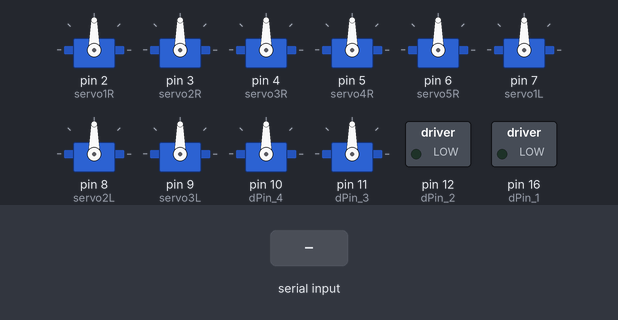
A sketch run on a simulated Arduino Uno, built with avr-gcc and run on an emulated ATmega328P. Shown: 10 × servo, switched loads named in the sketch (green lamp = pin HIGH). The inputs (shaded band) are chosen by the test bench.

Above: at 1.2 s.
1.3 s: "+" received over Serial
At 2.3 s:
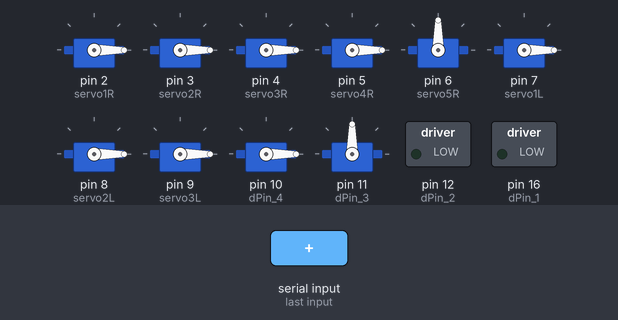
Timing chart, 0 to 4.3 s (numbered marks = the images above; inputs shaded):
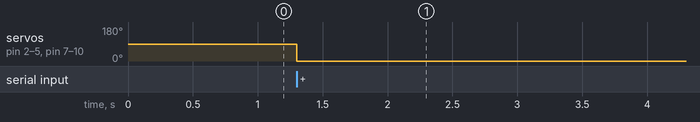

The sketch:

Arduino.ino
```cpp
//Android msg: "010,100,095,120,1,0,0,1,0,0,0,0,+"
//SL1=10,SL2=100,SL3=95,SL4=120,Claw=closed,Symmetry=no,LR=L,Direction=up

//#include <SoftwareSerial.h>
#include <Servo.h>

/*int bluetoothTx = 3;
 int bluetoothRx = 2;
 SoftwareSerial bluetooth(bluetoothTx, bluetoothRx);
 */

//Variables from android
int Bar1, Bar2, Bar3, Bar4, Close, Symmetry, Arm, Up, Down, Left, Right, Stop;
//Android input string
String inString ="";
//Complete string received
int readOk=0;
//Servo declarations
Servo servo1R, servo2R, servo3R, servo4R, servo5R, servo1L, servo2L, servo3L, servo4L, servo5L;
//Positions of servos
int pos1L, pos2L, pos3L, pos4L, pos5L, pos1R, pos2R, pos3R, pos4R, pos5R;
//Endstops
//int EndStopL=15, EndStopR=16;
//Motor pins
int dPin_1 = 16;
int dPin_2 = 12;
int dPin_3 = 11;
int dPin_4 = 10;

/******SETUP FUNCTION*******************************/
void setup(){
  Serial.begin(9600);
  Serial.flush();
  //  pinMode(EndStopR, INPUT);
  //  pinMode(EndStopL, INPUT);
  pinMode(dPin_1, OUTPUT);
  pinMode(dPin_2, OUTPUT);
  pinMode(dPin_3, OUTPUT);
  pinMode(dPin_4, OUTPUT);
  servo1R.attach(2);// Cambiar todas las variables a pines correctos
  servo2R.attach(3);
  servo3R.attach(4);
  servo4R.attach(5);
  servo5R.attach(6);
  servo1L.attach(7);
  servo2L.attach(8);
  servo3L.attach(9);
  servo4L.attach(10);
  servo5L.attach(11);
  //bluetooth.begin(9600);
}

/******BT READ FROM ANDROID*************************/
int readFromAndroid(){
  char toSend =(char) Serial.read();// (char)bluetooth.read();
  inString+=toSend;
  if(toSend=='+'){
    //Serial.println(inString);
    return readOk=1;
  }
}

/******PARSE INPUT MESSAGE**************************/
void parseMessage(){
  Bar1=inString.substring(0,3).toInt();
  Bar2=inString.substring(4,7).toInt();
  Bar3=inString.substring(8,11).toInt();
  Bar4=inString.substring(12,15).toInt();
  Close=inString.substring(16,17).toInt();
  Symmetry=inString.substring(18,19).toInt();
  Arm=inString.substring(20,21).toInt();
  Up=inString.substring(22,23).toInt();
  Down=inString.substring(24,25).toInt();
  Left=inString.substring(26,27).toInt();
  Right=inString.substring(28,29).toInt();
  Stop=inString.substring(30,31).toInt();
}

/******PROCESS DATA*********************************/
void processData(){

  if(Arm==1){  //If right arm is selected, set values to right servos
    pos1R=Bar1;
    pos2R=Bar2;
    pos3R=Bar3;
    pos4R=Bar4;
  }
  else{        //Else set to left ones
    pos1L=Bar1;
    pos2L=Bar2;
    pos3L=Bar3;
    pos4L=Bar4;
  }

  if(Symmetry==1){  //If symmetry is checked, set inverted values for each arm's link
    pos1L=Bar1;
    pos1R=-Bar1;
    pos2L=Bar2;
    pos2R=-Bar2;
    pos3L=Bar3;
    pos3R=-Bar3;
    pos4L=Bar4;
    pos4R=-Bar4;
    pos5L=Close;
    pos5R=Close;
  }

}


/******WRITE DATA TO ACTUATORS**********************/
void writeData(){
  /*Serial.print("servo 1L:");
   Serial.println(pos1L);
   Serial.print("servo 1R:");
   Serial.println(pos1R);*/

  servo1R.write(pos1R);
  servo2R.write(pos2R);
  servo3R.write(pos3R);
  servo4R.write(pos4R);
  servo1L.write(pos1L);
  servo2L.write(pos2L);
  servo3L.write(pos3L);
  servo4L.write(pos4L);


  /*if(Close==1 && Arm==1){
   int postmp=0;
   while(1){
   servo5R.write(postmp);
   postmp++;
   if( digitalRead(EndStopR)==HIGH)
   break;
   delay(10);
   }
   }
   else if(Close==1 && Arm==0){
   int postmp=0;
   while(1){
   servo5L.write(postmp);
   postmp++;
   if( digitalRead(EndStopL)==HIGH)
   break;
   delay(10);
   }
   }*/

  if(Up==1)
    front();
  if(Down==1)
    back();
  if(Left==1)
    left();
  if(Right==1)
    right();
  if (Stop==1)
    stopAll();

}


/******MAIN EXECUTION LOOP**************************/
void loop(){
  //if(bluetooth.available()){
  if(Serial.available()){
    readFromAndroid();
  }
  if(readOk==1){
    parseMessage();
    processData();
    writeData();
    inString=""; //Empty message string after using it
    readOk=0;
  }
}


/******BASE MOVEMENT FUNCTIONS**********************/
void  front() {
  digitalWrite(dPin_1, LOW);
  digitalWrite(dPin_2, HIGH);
  digitalWrite(dPin_3, HIGH);
  digitalWrite(dPin_4, LOW);
  //Serial.println("front");
}

void back(){
  digitalWrite(dPin_1, HIGH);
  digitalWrite(dPin_2, LOW);
  digitalWrite(dPin_3, LOW);
  digitalWrite(dPin_4, HIGH);
  //Serial.println("back");
}

void  right() {
  digitalWrite(dPin_1, LOW);
  digitalWrite(dPin_2, HIGH);
  digitalWrite(dPin_3, LOW);
  digitalWrite(dPin_4, HIGH);
  //Serial.println("right");
}

void  left() {
  digitalWrite(dPin_1, HIGH);
  digitalWrite(dPin_2, LOW);
  digitalWrite(dPin_3, HIGH);
  digitalWrite(dPin_4, LOW);
  //Serial.println("left");
}

void stopAll(){
  digitalWrite(dPin_1, LOW);
  digitalWrite(dPin_2, LOW);
  digitalWrite(dPin_3, LOW);
  digitalWrite(dPin_4, LOW);
  //Serial.println("stop");
}
```

Measured:
- after the input at 1.3 s, servo on pin 2 (servo1R), servo on pin 3 (servo2R), servo on pin 4 (servo3R), servo on pin 5 (servo4R), servo on pin 7 (servo1L), servo on pin 8 (servo2L), servo on pin 9 (servo3L), servo on pin 10 (dPin_4): 90° → 0° at once
